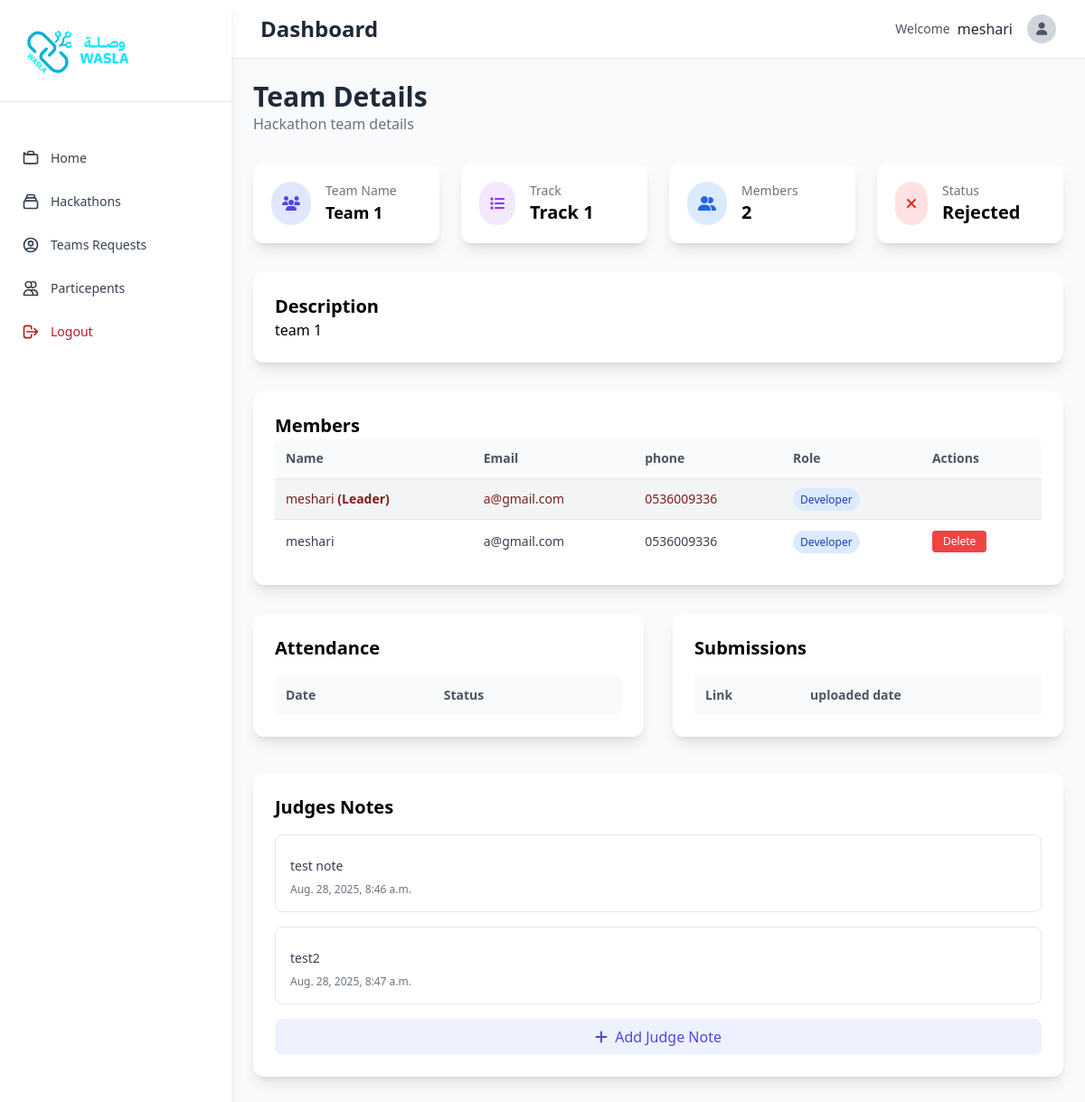
/dashboard/team_details/1/ (signed in), run on the app's committed database.
### dashboard/models.py (models this page shows, shortened)
class Team(models.Model):
    name = models.CharField(max_length=100)
    description = models.TextField()
    leader = models.ForeignKey(User, on_delete=models.CASCADE, related_name='team_leader')
    created_at = models.DateTimeField(auto_now_add=True)
    hackathon = models.ForeignKey(Hackathon, on_delete=models.CASCADE, related_name="hackathon_team")
    track = models.ForeignKey(HackathonTrack, on_delete=models.CASCADE, related_name="hackathon_team_track")
    status = models.CharField(choices=HackathonTeamStatusChoices.choices, max_length=100, default=HackathonTeamStatusChoices.WAITING)

class HackathonTrack(models.Model):
      name = models.CharField(max_length=100)
      description = models.TextField()
      hackathon = models.ForeignKey(Hackathon,on_delete=models.CASCADE, related_name="hackathon_track")

class Profile(models.Model):
    user = models.OneToOneField(User, on_delete=models.CASCADE, related_name='user_profile')
    phone_number = models.CharField(max_length=15,null=True,blank=True)
    github = models.URLField(null=True,blank=True)
    portfolio = models.URLField(null=True,blank=True)
    behance = models.URLField(null=True,blank=True)
    discord = models.CharField(max_length=100,null=True,blank=True)
    skills = models.TextField(max_length=300,null=True, blank=True)
    bio = models.TextField(max_length=500,null=True, blank=True)
    country = models.CharField(max_length=100)
    city = models.CharField(max_length=100)
    linkedin = models.URLField(null=True,blank=True)
    role = models.CharField(max_length=100,null=True,blank=True)
    account_type = models.CharField(max_length=50, choices=ACCOUNT_CHOICES, default='personal')

class TeamMember(models.Model):
     member = models.ForeignKey(User, on_delete=models.CASCADE, related_name="team_member")
     team = models.ForeignKey(Team, on_delete=models.CASCADE, related_name="team_members")
     class Meta:
        unique_together = ('member', 'team')

class JudgeNote(models.Model):
        team = models.ForeignKey(Team, on_delete=models.CASCADE, related_name="team_notes")
        judge = models.ForeignKey(Judge, on_delete=models.CASCADE, related_name="judges_notes")
        message = models.TextField()
        created_at = models.DateTimeField(auto_now_add=True)

### dashboard/views.py (the view)
# urls.py: path('team_details/<team_id>/', views.dashboard_team_details_view, name="dashboard_team_details_view"),
def dashboard_team_details_view(request:HttpRequest,team_id:int):
    if not request.user.is_authenticated or not request.user.user_profile.account_type == 'organization':
        return redirect("accounting:accounting_signin")
    try:
        team = models.Team.objects.get(pk=team_id)
        if not team.hackathon.organization == request.user:
            messages.error(request, f"Sorry ! you cannot access this page","bg-red-600")
            redirect_url = request.META.get("HTTP_REFERER")
            return redirect(f'{redirect_url}')
        if team:
            return render(request, 'team_details.html', {
                "team":team
            })
    except models.Team.DoesNotExist:
        messages.error(request, "Team not found", "bg-red-600")
        return redirect(request.META.get("HTTP_REFERER"))

### dashboard/templates/team_details.html (shortened to what this page needs)
{% extends 'base.html' %}
{% load static %}
{% block content %}
<main class="p-6 bg-gray-50">
  <div class="flex justify-between items-center mb-8">
    <div>
      <h1 class="text-3xl font-bold text-gray-800">Team Details</h1>
      <p class="text-gray-500">Hackathon team details</p>
    </div>
  </div>
  <div class="grid md:grid-cols-2 lg:grid-cols-4 gap-6 mb-8">
    <div class="bg-white shadow-lg rounded-xl p-5  border-indigo-500 hover:shadow-xl transition duration-300">
      <div class="flex items-center">
        <div class="bg-indigo-100 p-3 rounded-full mr-4">
          <i class="fas fa-users text-indigo-600"></i>
        </div>
        <div>
          <p class="text-gray-500 text-sm">Team Name</p>
          <h2 class="text-lg font-semibold">{{team.name}}</h2>
        </div>
      </div>
    </div>
    <div class="bg-white shadow-lg rounded-xl p-5  border-purple-500 hover:shadow-xl transition duration-300">
      <div class="flex items-center">
        <div class="bg-purple-100 p-3 rounded-full mr-4">
          <i class="fas fa-list text-purple-600"></i>
        </div>
        <div>
          <p class="text-gray-500 text-sm">Track</p>
          <h2 class="text-xl font-semibold">{{team.track.name}} </h2>
        </div>
      </div>
    </div>
    <div class="bg-white shadow-lg rounded-xl p-5  border-blue-500 hover:shadow-xl transition duration-300">
      <div class="flex items-center">
        <div class="bg-blue-100 p-3 rounded-full mr-4">
          <i class="fas fa-user-friends text-blue-600"></i>
        </div>
        <div>
          <p class="text-gray-500 text-sm">Members</p>
          <h2 class="text-xl font-semibold">
            {% with member_count=team.team_members.count %}
            {{ member_count|add:1 }}
        {% endwith %}
          </h2>
        </div>
      </div>
    </div>
    {% if team.status == "ACCEPTED" %}
    <div class="bg-white shadow-lg rounded-xl p-5 border-green-500 hover:shadow-xl transition duration-300">
      <div class="flex items-center">
        <div class="bg-green-100 p-3 rounded-full mr-4">
          <i class="fas fa-clipboard-check text-green-600"></i>
        </div>
        <div>
          <p class="text-gray-500 text-sm">Status</p>
          <h2 class="text-xl font-semibold">Accepted</h2>
        </div>
      </div>
    </div>
  {% elif team.status == "REJECTED" %}
    <div class="bg-white shadow-lg rounded-xl p-5 border-red-500 hover:shadow-xl transition duration-300">
      <div class="flex items-center">
        <div class="bg-red-100 p-3 rounded-full mr-4">
          <i class="fas fa-times text-red-600"></i>
        </div>
        <div>
          <p class="text-gray-500 text-sm">Status</p>
          <h2 class="text-xl font-semibold">Rejected</h2>
        </div>
      </div>
    </div>
  {% endif %}
  </div>
  <div class="bg-white shadow-lg rounded-xl p-6 mb-8 hover:shadow-xl transition duration-300">
      <h2 class="text-xl font-bold">Description</h2>
      <p>{{team.description}}</p>
    </div>
  <div class="bg-white shadow-lg rounded-xl p-6 mb-8 hover:shadow-xl transition duration-300">
      <h2 class="text-xl font-bold">Members</h2>
    <div class="overflow-x-auto">
      <table class="w-full text-left">
        <thead class="bg-gray-50 text-gray-600 text-sm">
          <tr>
            <th class="p-3 rounded-l-lg">Name</th>
            <th class="p-3">Email</th>
            <th class="p-3">phone</th>
            <th class="p-3">Role</th>
            <th class="p-3 rounded-r-lg">Actions</th>
          </tr>
        </thead>
        <tbody class="text-gray-700 text-sm">
          <tr class="border-t bg-gray-100 hover:bg-gray-200 text-red-900">
            <td class="p-3">{{team.leader.first_name}} <b> (Leader)</b></td>
            <td class="p-3">{{team.leader.email}}</td>
            <td class="p-3">{{team.leader.user_profile.phone_number}}</td>
            <td class="p-3"><span class="px-2 py-1 bg-blue-100 text-blue-800 rounded-full text-xs">{{team.leader.user_profile.role}}</span></td>
          <td class="p-3">
          </td>
          </tr>
          {% for member in team.team_members.all %}
          <tr class="border-t hover:bg-gray-50">
            <td class="p-3">{{member.member.first_name}}</td>
            <td class="p-3">{{member.member.email}}</td>
            <td class="p-3">{{member.member.user_profile.phone_number}}</td>
            <td class="p-3"><span class="px-2 py-1 bg-blue-100 text-blue-800 rounded-full text-xs">{{member.member.user_profile.role}}</span></td>
            <td class="p-3">
              <button onclick="confirmDelete(event, '{% url 'dashboard:dashboard_delete_team_member_view' member.id %}')"  class="px-3 py-1 bg-red-500 text-white rounded hover:bg-red-600 text-xs">Delete</button>
                        </td>
          </tr>
          {% endfor %}
        </tbody>
      </table>
    </div>
  </div>
  <div class="grid md:grid-cols-2 gap-8">
    <div class="space-y-8">
      <div class="bg-white shadow-lg rounded-xl p-6 hover:shadow-xl transition duration-300">
        <div class="mb-4">
          <h2 class="text-xl font-bold">Attendance</h2>
        </div>
        <table class="w-full text-left">
          <thead class="bg-gray-50 text-gray-600 text-sm">
            <tr>
              <th class="p-3 rounded-l-lg">Date</th>
              <th class="p-3 rounded-r-lg">Status</th>
            </tr>
          </thead>
        </table>
      </div>
    </div>
    <div class="space-y-8">
      <div class="bg-white shadow-lg rounded-xl p-6 hover:shadow-xl transition duration-300">
        <div class="mb-4">
          <h2 class="text-xl font-bold">Submissions</h2>
        </div>
        <div class="overflow-x-auto">
          <table class="w-full text-left">
            <thead class="bg-gray-50 text-gray-600 text-sm">
              <tr>
                <th class="p-3">Link</th>
                <th class="p-3">uploaded date</th>
              </tr>
            </thead>
          </table>
        </div>
      </div>
      </div>
      </div>
      <div class="bg-white shadow-lg rounded-xl p-6 hover:shadow-xl transition duration-300 my-10">
        <h2 class="text-xl font-bold mb-4">Judges Notes</h2>
        <div class="space-y-4">
          {% for note in team.team_notes.all %}
          <div class="border rounded-lg p-4 hover:bg-gray-50">
            <p class="text-gray-700 text-sm">{{note.message}}</p>
            <div class="mt-2 flex justify-between">
              <span class="text-xs text-gray-500">{{note.created_at}}</span>
            </div>
          </div>
          {% endfor %}
          <button onclick="openNotesModal()" class="w-full py-2 text-indigo-600 bg-indigo-50 hover:bg-indigo-100 rounded-lg transition">
            <i class="fas fa-plus mr-1"></i> Add Judge Note
          </button>
        </div>
      </div>
    </div>
  </div>
{% endblock %}

### dashboard/templates/base.html (shortened to what this page needs)
{% load static %}
<!DOCTYPE html>
<html lang="en">
<head>
    <script src="https://cdn.tailwindcss.com"></script>
    <link rel="stylesheet" href="https://cdnjs.cloudflare.com/ajax/libs/font-awesome/6.4.0/css/all.min.css">
</head>
<body class="bg-gray-50 font-sans">
    <div class="flex h-screen relative">
        <div id="sidebar" class="fixed md:static w-64 bg-white shadow-lg h-full z-30 sidebar-transition sidebar-closed md:sidebar-open">
            <div class="flex items-center justify-between p-6 border-b">
                <div class="flex items-center space-x-2">
                    <img src="{% static 'logo.png' %}" alt="Logo" class="h-16 w-auto">
                </div>
            </div>
            <nav class="px-3 py-10">
              <a href="{% url 'dashboard:dashboard_home_view' %}" class="sidebar-item {% if request.path == '/dashboard/' %} bg-blue-100/40 text-blue-600 {% else %} text-gray-700 {% endif %} flex items-center px-3 py-3 mb-1 text-sm font-medium rounded-lg transition-colors">
                  Home
              </a>
              <a href="{% url 'dashboard:dashboard_hackathons_view' %}" class="sidebar-item flex items-center px-3 py-3 mb-1 text-sm font-medium {% if request.path == '/dashboard/hackathons/' %} bg-blue-100/40 text-blue-600 {% else %} text-gray-700 {% endif %} rounded-lg transition-colors">
                  <svg class="w-5 h-5 mr-3" fill="none" stroke="currentColor" viewBox="0 0 24 24">
                      <path stroke-linecap="round" stroke-linejoin="round" stroke-width="2" d="M19 11H5m14 0a2 2 0 012 2v6a2 2 0 01-2 2H5a2 2 0 01-2-2v-6a2 2 0 012-2m14 0V9a2 2 0 00-2-2M5 11V9a2 2 0 012-2m0 0V5a2 2 0 012-2h6a2 2 0 012 2v2M7 7h10"/>
                  </svg>
                  Hackathons
              </a>
              <a href="{% url 'dashboard:dashboard_teams_requests_view' %}" class="sidebar-item flex items-center px-3 py-3 mb-1 text-sm font-medium {% if request.path == '/dashboard/teams_requests/' %} bg-blue-100/40 text-blue-600 {% else %} text-gray-700 {% endif %} rounded-lg transition-colors">
                <svg class="w-5 h-5 mr-3" fill="none" stroke="currentColor" viewBox="0 0 24 24">
                  <path stroke-linecap="round" stroke-linejoin="round" stroke-width="2" d="M5.121 17.804A13.937 13.937 0 0112 16c2.5 0 4.847.655 6.879 1.804M15 10a3 3 0 11-6 0 3 3 0 016 0zm6 2a9 9 0 11-18 0 9 9 0 0118 0z"/>
                </svg>
                  Teams Requests
              </a>
              <a href="{% url 'dashboard:dashboard_particepents_view' %}" class="sidebar-item flex items-center px-3 py-3 mb-1 text-sm font-medium {% if request.path == '/dashboard/particepents/' %} bg-blue-100/40 text-blue-600 {% else %} text-gray-700 {% endif %} rounded-lg transition-colors">
                <svg class="w-5 h-5 mr-3" fill="none" stroke="currentColor" viewBox="0 0 24 24">
                    <path stroke-linecap="round" stroke-linejoin="round" stroke-width="2" d="M12 4.354a4 4 0 110 5.292M15 21H3v-1a6 6 0 0112 0v1zm0 0h6v-1a6 6 0 00-9-5.197M13 7a4 4 0 11-8 0 4 4 0 018 0z"/>
                </svg>
                  Particepents
              </a>
              <a href="{% url 'accounting:accounting_logout' %}" class="sidebar-item flex items-center px-3 py-3 mb-1 text-sm font-medium text-red-700 rounded-lg transition-colors">
                <svg class="w-5 h-5 mr-3" fill="none" stroke="currentColor" viewBox="0 0 24 24">
                    <path stroke-linecap="round" stroke-linejoin="round" stroke-width="2" d="M17 16l4-4m0 0l-4-4m4 4H7m6 4v1a3 3 0 01-3 3H6a3 3 0 01-3-3V7a3 3 0 013-3h4a3 3 0 013 3v1" />
                </svg>
                Logout
            </a>
          </nav>
        </div>
        <div class="flex-1 overflow-auto">
            <div class="bg-white shadow-sm border-b px-4 md:px-8 py-4 flex justify-between items-center">
                <h1 class="text-xl md:text-2xl font-bold text-gray-800 md:ml-0">Dashboard</h1>
                <div class="flex items-center space-x-3 md:space-x-4">
                    <div class="flex items-center space-x-2">
                        <span class="text-gray-600 text-sm hidden sm:inline">Welcome</span>
                        <span class="font-medium text-gray-800">{{request.user.first_name}}</span>
                    </div>
                    <div class="w-8 h-8 bg-gray-300 rounded-full flex items-center justify-center">
                        <i class="fas fa-user text-gray-600 text-sm"></i>
                    </div>
                </div>
            </div>
            {% block content %}
            {% endblock %}
</body>
</html>

### dashboard/templates/base.html (style rules this page uses)
.sidebar-transition { transition: transform 0.3s ease-in-out, width 0.3s ease-in-out; }

### data on the page
Team: name "Team 1", track.name "Track 1", description "team 1", leader.first_name "meshari", leader.email "a@gmail.com", leader.user_profile.phone_number "0536009336", leader.user_profile.role "Developer"
TeamMember: member.first_name "meshari", member.email "a@gmail.com", member.user_profile.phone_number "0536009336", member.user_profile.role "Developer"
JudgeNote: message "test note", created_at "Aug. 28, 2025, 8:46 a.m."
JudgeNote: message "test2", created_at "Aug. 28, 2025, 8:47 a.m."

### other printed values
{{ request.user.first_name }} "meshari"
{{ member_count|add:1 }} "2"
